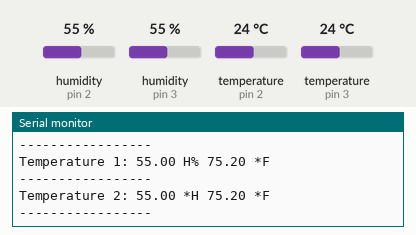
Bench run of a sketch on a simulated Arduino Uno, built with avr-gcc and run on an emulated ATmega328P. Parts: the last lines printed to the serial monitor. Inputs (shaded band) come from the test bench; at power-on: humidity (sensors on pin 2, pin 3) 55 %, temperature (sensors on pin 2, pin 3) 24 °C.

Above: at 8.8 s.
8.9 s: humidity (sensor on pin 2) set to 22 %
14.9 s: humidity (sensor on pin 3) set to 22 %
At 17.2 s:
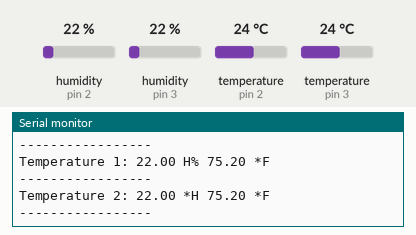
20.9 s: temperature (sensor on pin 2) set to 12 °C
26.9 s: temperature (sensor on pin 3) set to 12 °C
At 29.8 s:
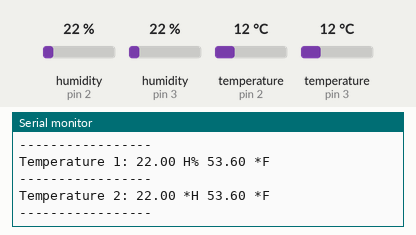
32.9 s: humidity (sensor on pin 2) set to 40 %
38.9 s: humidity (sensor on pin 3) set to 40 %
At 41.2 s:
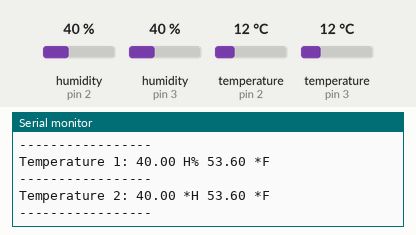
Timing chart, 0 to 42.7 s (numbered marks = the images above; inputs shaded):
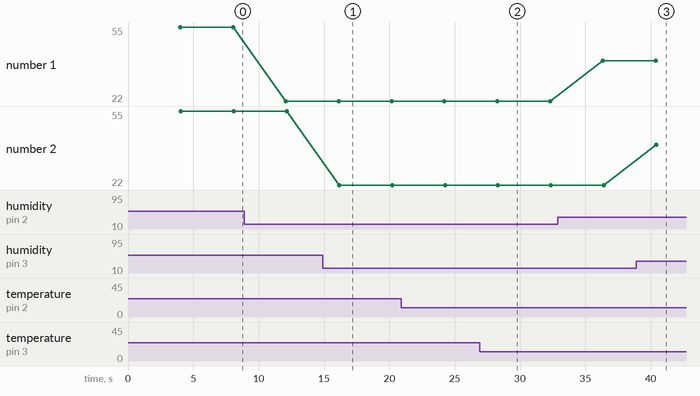

The sketch:

HumidityTemperature_DHT22_Double.ino
```cpp
/*
 * This is the Arduino code for two or more DHT22 (or DHT11) module to read temprature and humidity

 * Watch the video https://youtu.be/oi_GPSLjgBY
  * Other Arduino libarary and videos http://robojax.com/learn/arduino/
 *  *
 * Written/updated by Ahmad Shamshiri for Robojax.com Video
 * Date: Nov 21, in Ontario, Canada
Nejrabi
 * original source code : https://github.com/adafruit/DHT-sensor-library
 */

// Example testing sketch for various DHT humidity/temperature sensors
// Written by ladyada, public domain
/*
* Get this code and other Arduino codes from Robojax.com
Learn Arduino step by step in structured course with all material, wiring diagram and library
all in once place. Purchase My course on Udemy.com http://robojax.com/L/?id=62

If you found this tutorial helpful, please support me so I can continue creating
content like this. You can support me on Patreon http://robojax.com/L/?id=63

or make donation using PayPal http://robojax.com/L/?id=64

 *  * This code is "AS IS" without warranty or liability. Free to be used as long as you keep this note intact.*
 * This code has been download from Robojax.com
    This program is free software: you can redistribute it and/or modify
    it under the terms of the GNU General Public License as published by
    the Free Software Foundation, either version 3 of the License, or
    (at your option) any later version.

    This program is distributed in the hope that it will be useful,
    but WITHOUT ANY WARRANTY; without even the implied warranty of
    MERCHANTABILITY or FITNESS FOR A PARTICULAR PURPOSE.  See the
    GNU General Public License for more details.

    You should have received a copy of the GNU General Public License
    along with this program.  If not, see <https://www.gnu.org/licenses/>.

   Copyright (c) 2015, Majenko Technologies
   All rights reserved.

   Redistribution and use in source and binary forms, with or without modification,
   are permitted provided that the following conditions are met:

 * * Redistributions of source code must retain the above copyright notice, this
     list of conditions and the following disclaimer.

 * * Redistributions in binary form must reproduce the above copyright notice, this
     list of conditions and the following disclaimer in the documentation and/or
     other materials provided with the distribution.

 * * Neither the name of Majenko Technologies nor the names of its
     contributors may be used to endorse or promote products derived from
     this software without specific prior written permission.

   THIS SOFTWARE IS PROVIDED BY THE COPYRIGHT HOLDERS AND CONTRIBUTORS "AS IS" AND
   ANY EXPRESS OR IMPLIED WARRANTIES, INCLUDING, BUT NOT LIMITED TO, THE IMPLIED
   WARRANTIES OF MERCHANTABILITY AND FITNESS FOR A PARTICULAR PURPOSE ARE
   DISCLAIMED. IN NO EVENT SHALL THE COPYRIGHT HOLDER OR CONTRIBUTORS BE LIABLE FOR
   ANY DIRECT, INDIRECT, INCIDENTAL, SPECIAL, EXEMPLARY, OR CONSEQUENTIAL DAMAGES
   (INCLUDING, BUT NOT LIMITED TO, PROCUREMENT OF SUBSTITUTE GOODS OR SERVICES;
   LOSS OF USE, DATA, OR PROFITS; OR BUSINESS INTERRUPTION) HOWEVER CAUSED AND ON
   ANY THEORY OF LIABILITY, WHETHER IN CONTRACT, STRICT LIABILITY, OR TORT
   (INCLUDING NEGLIGENCE OR OTHERWISE) ARISING IN ANY WAY OUT OF THE USE OF THIS
   SOFTWARE, EVEN IF ADVISED OF THE POSSIBILITY OF SUCH DAMAGE.
*/


#include "DHT.h"

#define DHT1_PIN 2     // for first DHT module
#define DHT2_PIN 3     // for 2nd DHT module and do the same for 3rd and 4th etc.

// Uncomment whatever type you're using!
//#define DHTTYPE DHT11   // DHT 11
#define DHTTYPE DHT22   // DHT 22  (AM2302), AM2321
//#define DHTTYPE DHT21   // DHT 21 (AM2301)


// Initialize DHT sensor.
// Note that older versions of this library took an optional third parameter to
// tweak the timings for faster processors.  This parameter is no longer needed
// as the current DHT reading algorithm adjusts itself to work on faster procs.
DHT dht1(DHT1_PIN, DHTTYPE);//for first DHT module
DHT dht2(DHT2_PIN, DHTTYPE);// for 2nd DHT module and do the same for 3rd and 4th etc.

void setup() {
  Serial.begin(9600);
  Serial.println("DHTxx Robojax test!");

  dht1.begin();//for first DHT module
  dht2.begin();//for 2nd DHT module  and do the same for 3rd and 4th etc.
}

void loop() {
  // Wait a few seconds between measurements.
  delay(4000);


  // Robojax.com test video
  Serial.print("Temperature 1: ");
  Serial.print(getTemp("h", 1));// get DHT1 temperature in C
  Serial.print(" H% ");

  Serial.print(getTemp("f", 1));// get DHT1 temperature in F
  Serial.println (" *F");
  Serial.println("-----------------");


  Serial.print("Temperature 2: ");
  Serial.print(getTemp("h", 2));// get DHT2 temperature in C
  Serial.print(" *H ");

  Serial.print(getTemp("f", 2));// get DHT2 temperature in F
  Serial.println (" *F");
  Serial.println("-----------------");
}


/*
 * getTemp(String req, int dhtCount)
 * returns the temprature related parameters
 * req is string request
 dhtCount is 1 or 2 or 3 as you wish
 * This code can display temprature in:
 * getTemp("c", 1) is used to get Celsius for first DHT
 * getTemp("f", 2) is used to get fahrenheit for 2nd DHT
 * getTemp("k"m 1) is used for Kelvin for first DHT
 * getTemp("hif", 1) is used to get fahrenheit for first DHT
 * getTemp("hic", 2) is used to get Celsius for 2nd DHT
 * getTemp("f", 2) is used to get humidity for 2nd DHT
 */
float getTemp(String req, int dhtCount)
{

if(dhtCount ==1){
  // Reading temperature or humidity takes about 250 milliseconds!
  // Sensor readings may also be up to 2 seconds 'old' (its a very slow sensor)
  float h1 = dht1.readHumidity();
  // Read temperature as Celsius (the default)
  float t1 = dht1.readTemperature();
  // Read temperature as Fahrenheit (isFahrenheit = true)
  float f1 = dht1.readTemperature(true);

  // Compute heat index in Fahrenheit (the default)
  float hif1 = dht1.computeHeatIndex(f1, h1);
  // Compute heat index in Celsius (isFahreheit = false)
  float hic1 = dht1.computeHeatIndex(t1, h1, false);

  // Check if any reads failed and exit early (to try again).
  if (isnan(h1) || isnan(t1) || isnan(f1)) {
    Serial.println("Failed to read from DHT sensor!");
    return;
  }


  // Compute heat index in Kelvin
  float k1 = t1 + 273.15;
  if(req =="c"){
    return t1;//return Cilsus
  }else if(req =="f"){
    return f1;// return Fahrenheit
  }else if(req =="h"){
    return h1;// return humidity
  }else if(req =="hif"){
    return hif1;// return heat index in Fahrenheit
  }else if(req =="hic"){
    return hic1;// return heat index in Cilsus
  }else if(req =="k"){
    return k1;// return temprature in Kelvin
  }else{
    return 0.000;// if no reqest found, retun 0.000
  }
}// DHT1 end

float f1;
float h1;
if(dhtCount ==2){
  // Reading temperature or humidity takes about 250 milliseconds!
  // Sensor readings may also be up to 2 seconds 'old' (its a very slow sensor)
  float h2 = dht2.readHumidity();
  // Read temperature as Celsius (the default)
  float t2 = dht2.readTemperature();
  // Read temperature as Fahrenheit (isFahrenheit = true)
  float f2 = dht2.readTemperature(true);

  // Compute heat index in Fahrenheit (the default)
  float hif2 = dht2.computeHeatIndex(f1, h1);
  // Compute heat index in Celsius (isFahreheit = false)
  float hic2 = dht2.computeHeatIndex(t2, h2, false);

  // Check if any reads failed and exit early (to try again).
  if (isnan(h2) || isnan(t2) || isnan(f2)) {
    Serial.println("Failed to read from DHT sensor!");
    return;
  }


  // Compute heat index in Kelvin
  float k2 = t2 + 273.15;
  if(req =="c"){
    return t2;//return Cilsus
  }else if(req =="f"){
    return f2;// return Fahrenheit
  }else if(req =="h"){
    return h2;// return humidity
  }else if(req =="hif"){
    return hif2;// return heat index in Fahrenheit
  }else if(req =="hic"){
    return hic2;// return heat index in Cilsus
  }else if(req =="k"){
    return k2;// return temprature in Kelvin
  }else{
    return 0.000;// if no reqest found, retun 0.000
  }
}// DHT2 end

}//getTemp end
```

Measured:
- after the input at 14.9 s, the serial monitor: prints a new line after 1.3 s (image 1)
- after the input at 26.9 s, the serial monitor: prints a new line after 1.4 s (image 2)
- after the input at 38.9 s, the serial monitor: prints a new line after 1.5 s (image 3)
- plotted number 1: 55 → 22 after the input at 8.9 s, 22 → 40 after the input at 32.9 s
